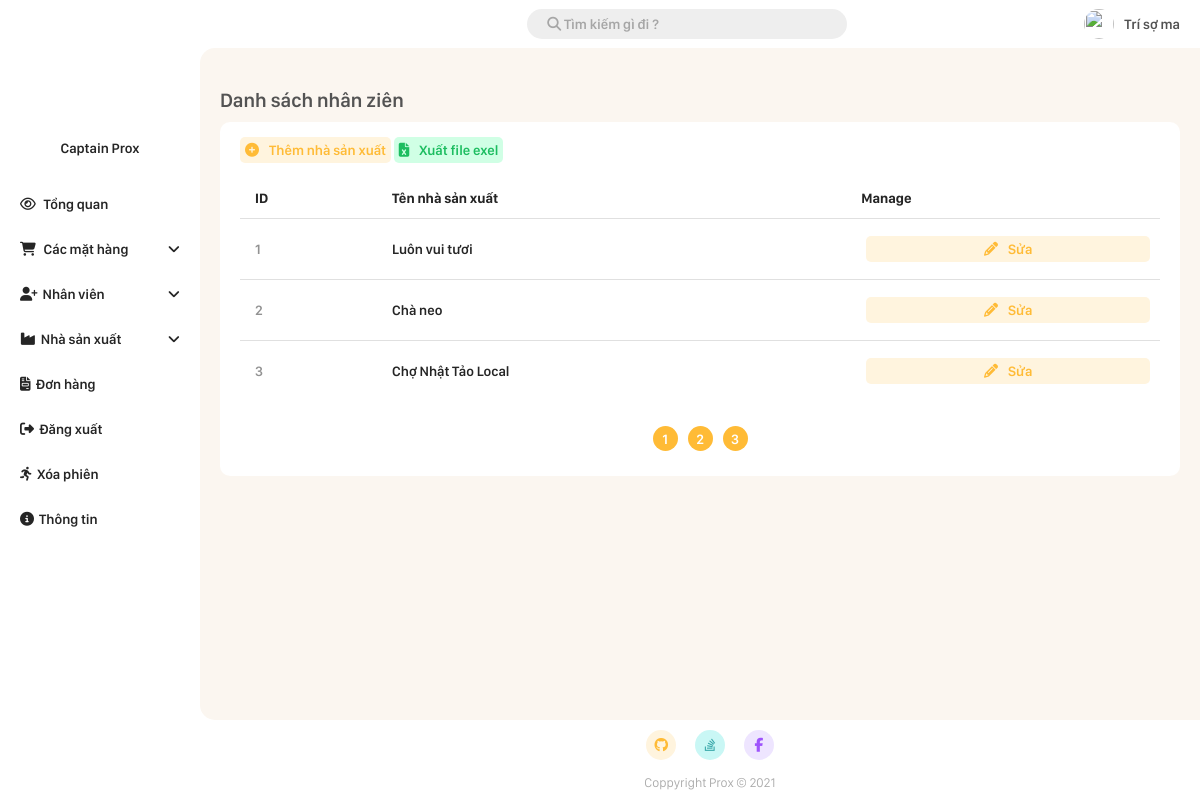
/Admin/manufacturer_manager.php (signed in), run on the app's committed database.
### tables this page shows
CREATE TABLE `manufacturer` (
  `id` int(11) NOT NULL,
  `name` varchar(20) NOT NULL
);

### Admin/manufacturer_manager.php (the view, shortened to what this page needs)
<!DOCTYPE html>
<html lang="en">
<head>
    <link rel="stylesheet" href="./CSS/style.css?v=4.3">
</head>
<body>
        <?php
            require_once './root/connect.php';
            $page = 1;
            $search = "";
            $number_of_post_query = "SELECT count(*) FROM manufacturer WHERE (name like '%$search%') OR (id = '$search')";
            $post_array = mysqli_query($connect, $number_of_post_query);
            $result_array = mysqli_fetch_array($post_array);
            $number_of_post = $result_array['count(*)'];
            $number_post_per_page = 3;
            $number_of_page = ceil($number_of_post/$number_post_per_page);
            $number_of_skip_page = $number_post_per_page * ($page - 1);
            $querry = "SELECT * FROM manufacturer WHERE (name like '%$search%') OR (id = '$search') LIMIT $number_post_per_page OFFSET $number_of_skip_page ";
            $result = mysqli_query($connect, $querry);
        ?>
        <div class="grid-container">
            <div class="container-header">
                <?php require_once "./root/navbar.php"; ?>
            </div>
            <div class="container-menu">
                <?php require_once "./root/sidebar.php"; ?>
            </div>
            <div class="container-main">
                <h1 class="main-title">Danh sách nhân ziên</h1>
                <div class="add-new-item">
                    <a class="link-button" href="./add/add-manufacturer.php"><i class="fas fa-plus-circle"></i>Thêm nhà sản xuất</a>
                    <a class="link-button exel" href="./root/export_exel.php?manufacturer=true"><i class="fas fa-file-excel"></i>Xuất file exel</a>
                    <table class="styled-table">
                        <thead>
                            <tr>
                                <th>ID</th>
                                <th>Tên nhà sản xuất</th>
                                <th>Manage</th>
                            </tr>
                        </thead>
                        <tbody>
                            <?php foreach($result as $manufacturer){ ?>
                                <tr>
                                    <td><?php echo $manufacturer['id'] ?></td>
                                    <td><a href="./view-infomation/manufacturer-info.php?id=<?php echo $manufacturer['id'];?>&name=<?php echo $manufacturer['name'];?>"><?php echo $manufacturer['name'] ?></a></td>
                                    <td>
                                        <a class="link-button" href="./edit/edit-manufacturer.php?id=<?= $manufacturer['id']; ?>"><i class="fas fa-pencil-alt"></i>Sửa</a>
                                    </td>
                                </tr>
                            <?php } ?>
                        </tbody>
                    </table>
                    <div class="page_number_list">
                        <?php for($i = 1 ; $i<= $number_of_page ; $i++){?>
                            <div class="page_number">
                                <a href="?page=<?php echo $i; ?>&search=<?php echo $search; ?>">
                                    <?php echo $i; ?>
                                </a>
                            </div>
                        <?php } ?>
                    </div>
                </div>
            </div>
            <div class="container-footer">
                <?php require_once "./root/footer.php"; ?>
            </div>
        </div>
</body>
</html>

### Admin/CSS/style.css (style rules this page uses)
*,body { padding: 0px; margin: 0px; color: rgb(37, 37, 37); font-family: San Francisco Display, sans-serif ; }
body { background: rgb(252, 252, 252); }
.container-header { grid-area: header; position: -webkit-sticky; position: sticky; background-color: #fff; top: 0px; }
.container-menu { grid-area: menu; background: #fff; height: 100%; }
.container-main { grid-area: main; padding: 20px !important; border-radius: 15px 0px 0px 15px; background: #FBF6F0; }
.container-footer { grid-area: footer; margin: 10px 0px 10px 20px; }
.grid-container { display: grid; grid-template-areas: 'menu header header' 'menu main right' 'menu footer footer'; grid-template-rows: 6vh auto 10vh; grid-template-columns: 25vh auto 0vh; grid-gap: 0px; padding: 0px; height: 100vh; background: #fff; }
.grid-container > div { padding: 0; }
* { box-sizing: border-box; font-family: San Francisco Display, sans-serif; font-size: 14px; margin: 0; padding: 0; }
a { text-decoration: none; }
.main-title { font-size: 20px; font-weight: 600; color: rgb(83, 83, 83); margin: 20px 0px 10px 0px; }
.link-button { padding: 5px; width: 100%; color: #FFBB36; background-color: #FFF4DE; text-align: center; border-radius: 5px; font-weight: 600; background-position: 0% 0%; transition: 0.5s ease; }
.link-button i { color: #FFBB36; margin-right: 10px; transition: 0.5s ease-in-out; }
.page_number_list { display: flex; flex-direction: row; align-items: center; justify-content: center; margin-top: 10px; }
.page_number { background-color: #FFBB36; height: 25px; width: 25px; border-radius: 50%; display: flex; justify-content: center; align-items: center; margin: 5px; }
.page_number a { color: white; font-weight: 600; }
.add-new-item { padding: 20px; background-color: #fff; border-radius: 10px; width: 100%; max-width: 100%; animation: scale-animation 0.5s ease; }
::placeholder { color: black; opacity: 0.3; font-weight: 600; }
.styled-table thead tr { background-color: #ffffff; color: #ffffff !important; text-align: center; }
.styled-table th, .styled-table td { padding: 12px 15px; text-align: left; }
.styled-table td:first-child, .styled-table th:first-child { border-radius: 5px 0px 0px 5px; }
.styled-table td:last-child, .styled-table th:last-child { border-radius: 0 5px 5px 0; }
.styled-table tbody tr { background-color: #ffffff !important; border-top: 1px solid #e0e0e0 !important; }
.styled-table tbody tr td { color: #929292 !important; font-weight: 600; }
.styled-table tbody tr:nth-of-type(even) { background-color: #fff; }
.styled-table tbody tr:last-of-type { border-bottom: none; }
.styled-table { border-collapse: collapse; border-spacing:0 15px; font-size: 0.9em; font-family: sans-serif; min-width: 400px; width: 100%; margin: 20px 0px 20px 0px; }
.styled-table .link-button { display: block; margin: 5px; }
.exel { background: #d0ffe5 !important; color: #1CBD60 !important; }
.exel i { color: #1CBD60 !important; }

### data on the page
manufacturer: id "1", name "Luôn vui tươi"
manufacturer: id "2", name "Chà neo"
manufacturer: id "3", name "Chợ Nhật Tảo Local"

### other printed values
$_SESSION['name'] "Trí sợ ma"
